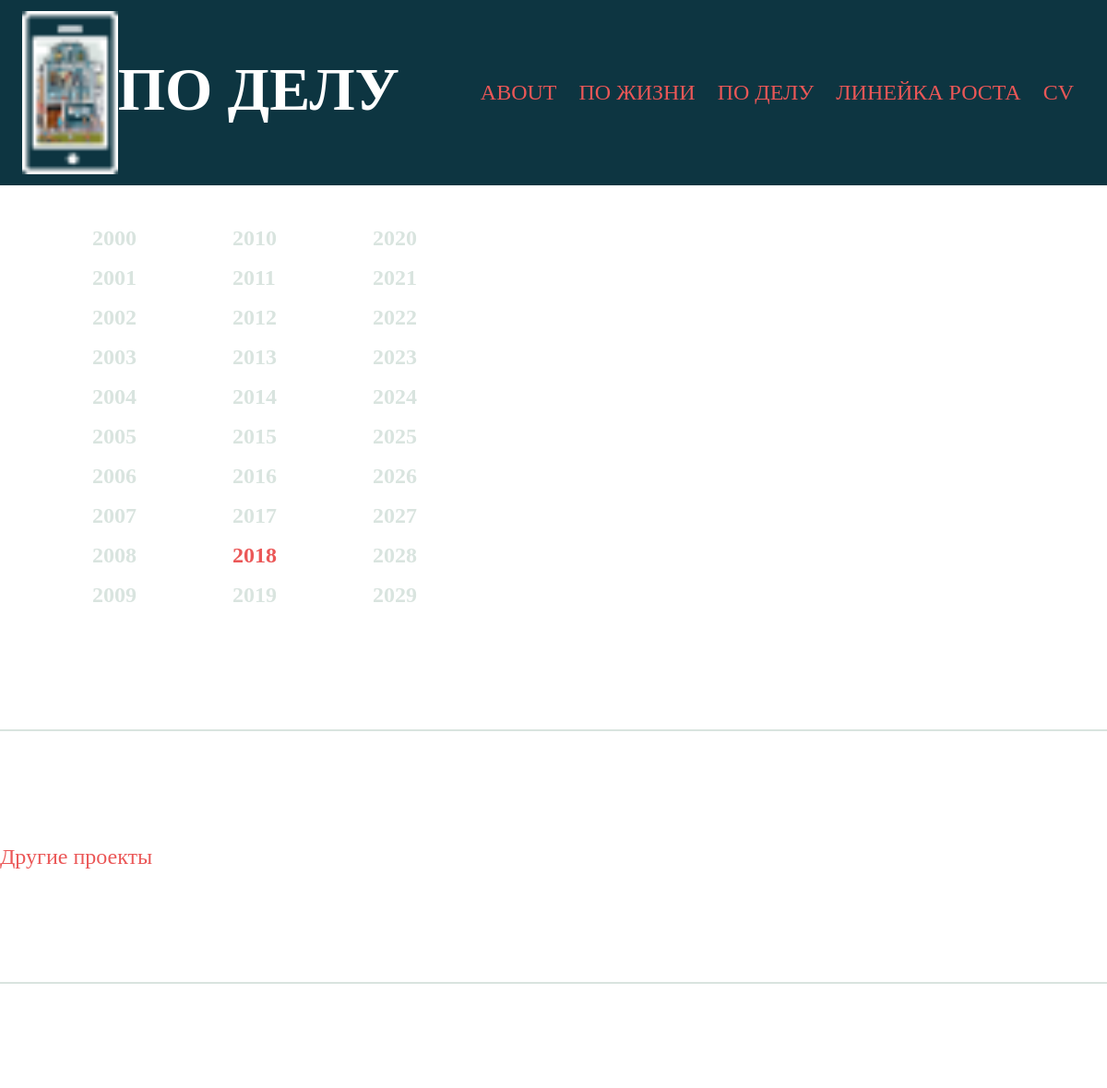
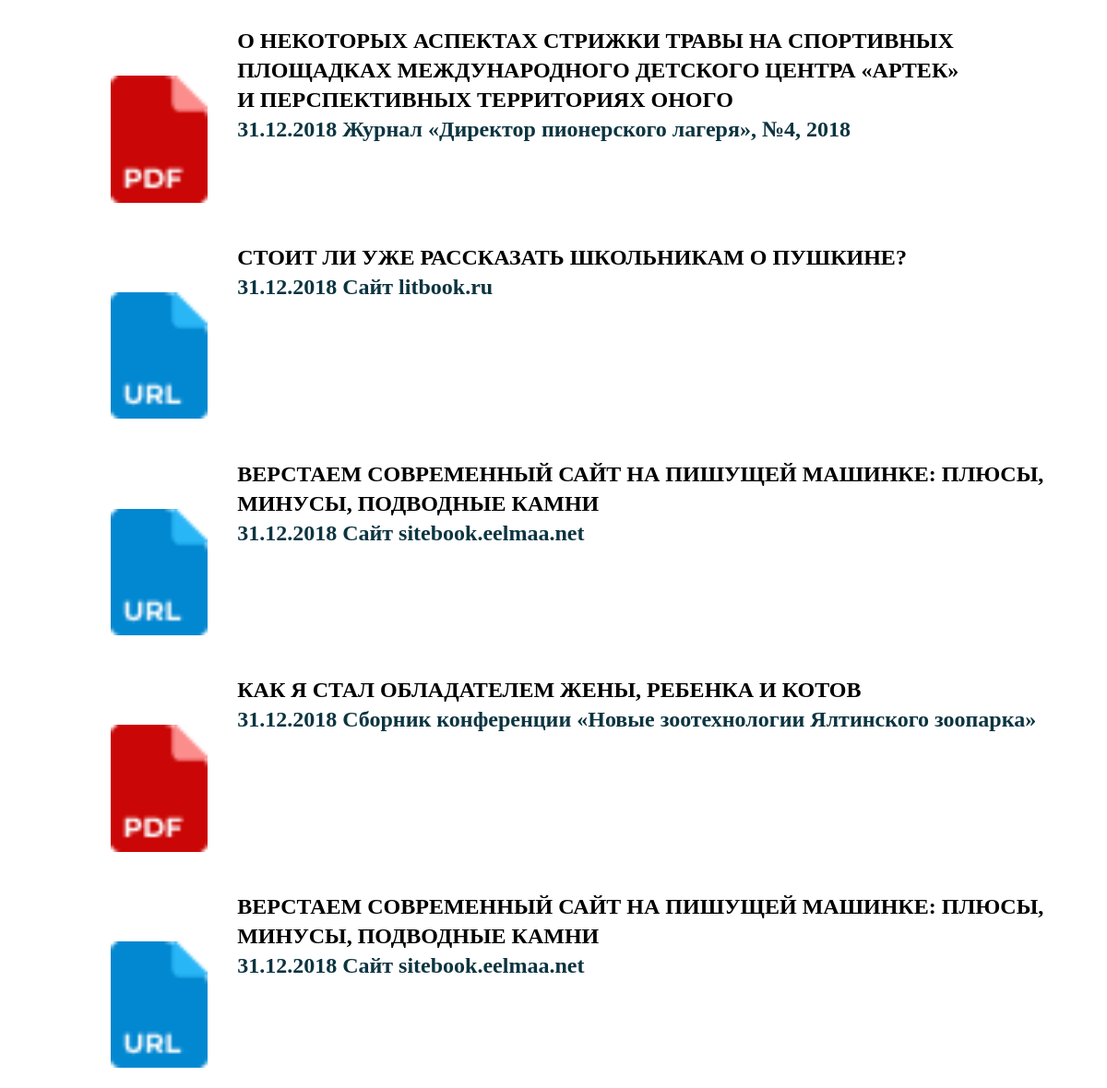
The app's page /work with its own data (2 pictures, top to bottom).
### page/models.py (models this page shows)
class work(models.Model):
    name_file = models.CharField(max_length = 50)
    date = models.DateTimeField(auto_now = False, auto_created = False)
    title = models.CharField(max_length = 250)
    title_low = models.CharField(max_length = 150)

### page/views.py (the view)
# urls.py: path('work', _work),
def _work(requests):
    data = work.objects.all()
    return adm(requests, "page/work.html", {'theme':'ПО ДЕЛУ', 'data':data, 'work_years':work_left_years, 'admin':check_admin(requests)})

### page/views.py (called while the page is built)
def check_admin(q):
    try:
        try:
            if q.COOKIES['dats_A'] == passwd:
                return True
            elif q.GET['admin'] == passwd:
                return True
            else: return False
        except: return q.GET['admin'] == passwd
        else: return False
    except:
        return False

def adm(requests, templ, contex):
    a = render(requests, templ, context = contex)
    if check_admin(requests): a.set_cookie('dats_A', passwd)
    else:
        a.set_cookie('dats_A', 'yxadi')
    return a

### page/templates/page/work.html (shortened to what this page needs)
{% extends 'syit/base_all.html' %}
{% load static %}
{% block type %}{{ theme }}{% endblock %}
{% block content %}
<div class="h-100">
    <div class="h-100 left_work">
        <div class="wk_l">
            <table style="margin-top: 5vh" class="life_left_text">
                {% for i, item in work_years.items %}
                    <tr class="life_years">
                        {% for j, it in item.items %}
                            {% if it == 0 %}
                                <td class="tds"><a class="ssil_" style="pointer-events: none; color:rgba(217, 228, 223, 1) !important;">{{ j }}</a></td>
                            {% else %}
                                <td class="tds"><a class="ssil_" href="/work/year/{{ j }}">{{ j }}</a></td>
                            {% endif %}
                        {% endfor %}
                    </tr>
                {% endfor %}
            </table>
            <div class="work_line"></div>
            <div class="work_other_project" style="margin-top:10px">
                <a style="font-size:80%; color:rgba(235, 87, 87, 1) !important">Другие проекты</a>
            </div>
            <div class="work_line"></div>
        </div>
    </div>
    <div class="work_winos float-right">
        <div>
        {% for i in data %}
            <div class="float-left work_file">
                {% if '.pdf' in i.name_file %}
                    <img class="img_file" src="{% static 'img/pdf.png' %}" width="32" height="42">
                {% else %}
                    <img class="img_file" src="{% static 'img/url.png' %}" width="32" height="42">
                {% endif %}
                <div class="work_img_text">
                    <div>
                        {% if '.pdf' in i.name_file %}
                            <a href="/user_images/work_document/{{ i.name_file }}" style="color: black" class="work_fine_name">{{ i.title }}</a>
                        {% else %}
                            <a href="{{ i.name_file }}" target="_blank" style="color: black" class="work_fine_name">{{ i.title }}</a>
                        {% endif %}
                    </div>
                    <div>
                        <p class="work_bottom_data_file">{{ i.title_low }}</p>
                    </div>
                </div>
            </div>
        {% endfor %}
        </div>
    </div>
</div>
{% endblock %}

### templates/syit/base_all.html (shortened to what this page needs)
<!DOCTYPE html>
{% load static %}
<html lang="en">
<head>
    <link rel="stylesheet" href="{% static 'css/all.css' %}"/>
    <link rel="stylesheet" href="https://maxcdn.bootstrapcdn.com/bootstrap/4.0.0/css/bootstrap.min.css"
>
</head>
<body style="background:url('{% static "img/Page_Index.png" %}') no-repeat center center fixed; background-size: 100% 100%;">
<div class="float-right nav">
    <div class="wrapper about_topline">
        <div>
            <nav class="navbar navbar-expand-lg navbar-light bg-light">
                <img class="phone_img" src="{% static 'img/home_mobile.png' %}">
                <div style="text-align: center;">
                    <a class="navbar-brand text-nav-left" href="#">{% block type %}{% endblock %}</a>
                    <br />
                </div>
                <div class="collapse navbar-collapse justify-content-end" id="navbarNavAltMarkup">
                    <div class="navbar-nav menu" style="font-size:10px;">
                        <a class="nav-item nav-link menu-text" href="/about">ABOUT</a>
                        <a class="nav-item nav-link menu-text" href="/life">ПО ЖИЗНИ</a>
                        <a class="nav-item nav-link menu-text" href="/work">ПО ДЕЛУ</a>
                        <a class="nav-item nav-link menu-text" href="/line">ЛИНЕЙКА РОСТА</a>
                        <a class="nav-item nav-link menu-text" href="/cv">CV</a>
                    </div>
                </div>
            </nav>
        </div>
        <div class="text-content">
            {% block content %}{% endblock %}
        </div>
    </div>
</div>
</body>
</html>

### page/templates/page/work.html (style rules this page uses)
.ssil_ { font-size: 100% !important; }

### records on screen
work: title "О НЕКОТОРЫХ АСПЕКТАХ СТРИЖКИ ТРАВЫ НА СПОРТИВНЫХ ПЛОЩАДКАХ МЕЖДУНАРОДНОГО ДЕТСКОГО ЦЕНТРА «АРТЕК» И ПЕРСПЕКТИВНЫХ ТЕРРИТОРИЯХ ОНОГО", title_low "31.12.2018 Журнал «Директор пионерского лагеря», №4, 2018"
work: title "СТОИТ ЛИ УЖЕ РАССКАЗАТЬ ШКОЛЬНИКАМ О ПУШКИНЕ?", title_low "31.12.2018 Сайт litbook.ru"
work: title "ВЕРСТАЕМ СОВРЕМЕННЫЙ САЙТ НА ПИШУЩЕЙ МАШИНКЕ: ПЛЮСЫ, МИНУСЫ, ПОДВОДНЫЕ КАМНИ", title_low "31.12.2018 Сайт sitebook.eelmaa.net"
work: title "КАК Я СТАЛ ОБЛАДАТЕЛЕМ ЖЕНЫ, РЕБЕНКА И КОТОВ", title_low "31.12.2018 Сборник конференции «Новые зоотехнологии Ялтинского зоопарка»"
work: title "ВЕРСТАЕМ СОВРЕМЕННЫЙ САЙТ НА ПИШУЩЕЙ МАШИНКЕ: ПЛЮСЫ, МИНУСЫ, ПОДВОДНЫЕ КАМНИ", title_low "31.12.2018 Сайт sitebook.eelmaa.net"

### other values on screen
{{ theme }} "ПО ДЕЛУ"
{{ j }} "2000" "2010" "2020" "2001" "2011" "2021" "2002" "2012" "2022" "2003" "2013" "2023" "2004" "2014" "2024" "2005" "2015" "2025" "2006" "2016" "2026" "2007" "2017" "2027" "2008" "2028" "2009" "2019" "2029"
{{ j }} "2018"
